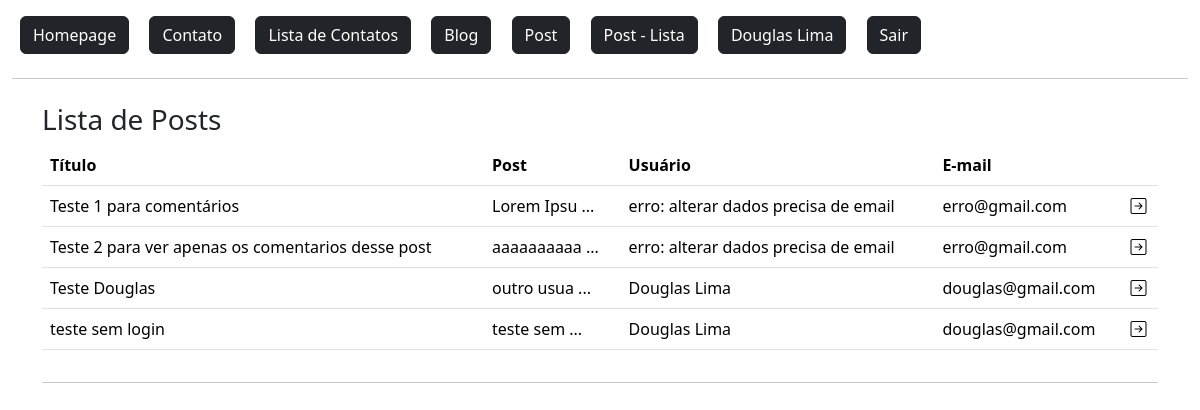
Before: /post/lista/ (signed in) with the older database file.
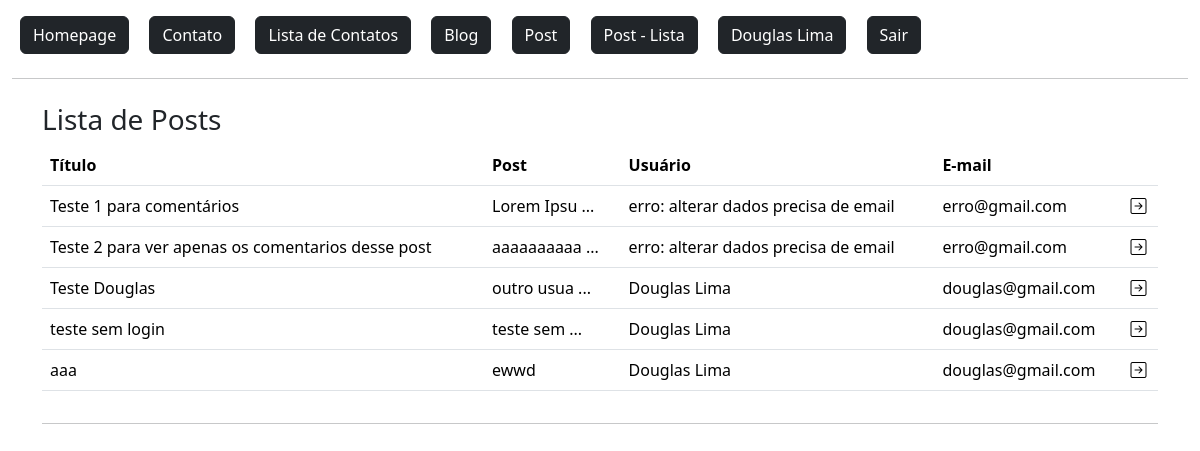
After: the same page with the newer database file.
### flaskLearn/models.py (models this page shows, shortened)
class Post(db.Model):
    id = db.Column(db.Integer, primary_key=True)
    data_criacao = db.Column(db.DateTime, default=datetime.now())
    titulo = db.Column(db.String, nullable=True)
    mensagem = db.Column(db.String, nullable=True)
    user_id = db.Column(db.Integer, db.ForeignKey('user.id'), nullable=True) #Tabela que referencia a tabela usuário
    comentarios = db.relationship('PostComentarios', backref='post', lazy=True) #É a tabela referenciada. (um usuario pode ter varios posts)
    def msg_resumo(self):
        len_msg = len(self.mensagem)
        if len_msg > 10:
            return f"{self.mensagem[:10]} ..."
        else:
            return self.mensagem

class User(db.Model, UserMixin):
    id = db.Column(db.Integer, primary_key=True)
    admin = db.Column(db.Boolean, default=False)
    nome = db.Column(db.String, nullable=True)
    sobrenome = db.Column(db.String, nullable=True)
    email = db.Column(db.String, nullable=True)
    senha = db.Column(db.String, nullable=True)
    data_cadastro = db.Column(db.DateTime, default=datetime.now())
    posts = db.relationship('Post', backref='user', lazy=True) #É a tabela referenciada. (um usuario pode ter varios posts)
    post_comentarios = db.relationship('PostComentarios', backref='user', lazy=True) #É a tabela referenciada. (um usuario pode ter varios posts)

### flaskLearn/routes.py (the view)
@app.route('/post/lista/')
@login_required
def postLista():
    posts = Post.query.all()
    return render_template('posts/post_lista.html', posts=posts)

### flaskLearn/models.py (called while the page is built)
@login_manager.user_loader # Retorna sessao do usuario no controle de login
def load_user(user_id):
    return User.query.get(user_id)

### flaskLearn/templates/posts/post_lista.html (shortened to what this page needs)
{% extends 'baseTemplate/base.html' %}
{% block content %}
    {% include 'baseTemplate/nav.html' %}
    <div class="container">
        <div class="row mt-4">
            <h3>Lista de Posts</h3>
            <div class="col-12">
                <table class="table">
                    <thead>
                        <tr>
                            <th>Título</th>
                            <th>Post</th>
                            <th>Usuário</th>
                            <th>E-mail</th>
                            <th></th>
                        </tr>
                    </thead>
                    <tbody>
                        {% for linha in posts %}
                            <tr>
                                <td>{{linha.titulo}}</td>
                                <td>{{linha.msg_resumo()}}</td>
                                <td>{{linha.user.nome}} {{linha.user.sobrenome}}</td>
                                <td>{{linha.user.email}}</td>
                                <td>
                                    <a href="{{ url_for('postDetail', id=linha.id) }}">
                                        <i class="bi bi-arrow-right-square text-black"></i>
                                    </a>
                                </td>
                            </tr>
                        {% endfor %}
                    </tbody>
                </table>
            </div>
        </div>
        <hr>
    </div>
{% endblock %}

Changed rows visible on the page:
added Post: titulo "aaa", msg_resumo "ewwd", user.nome "Douglas", user.sobrenome "Lima", user.email "douglas@gmail.com"
